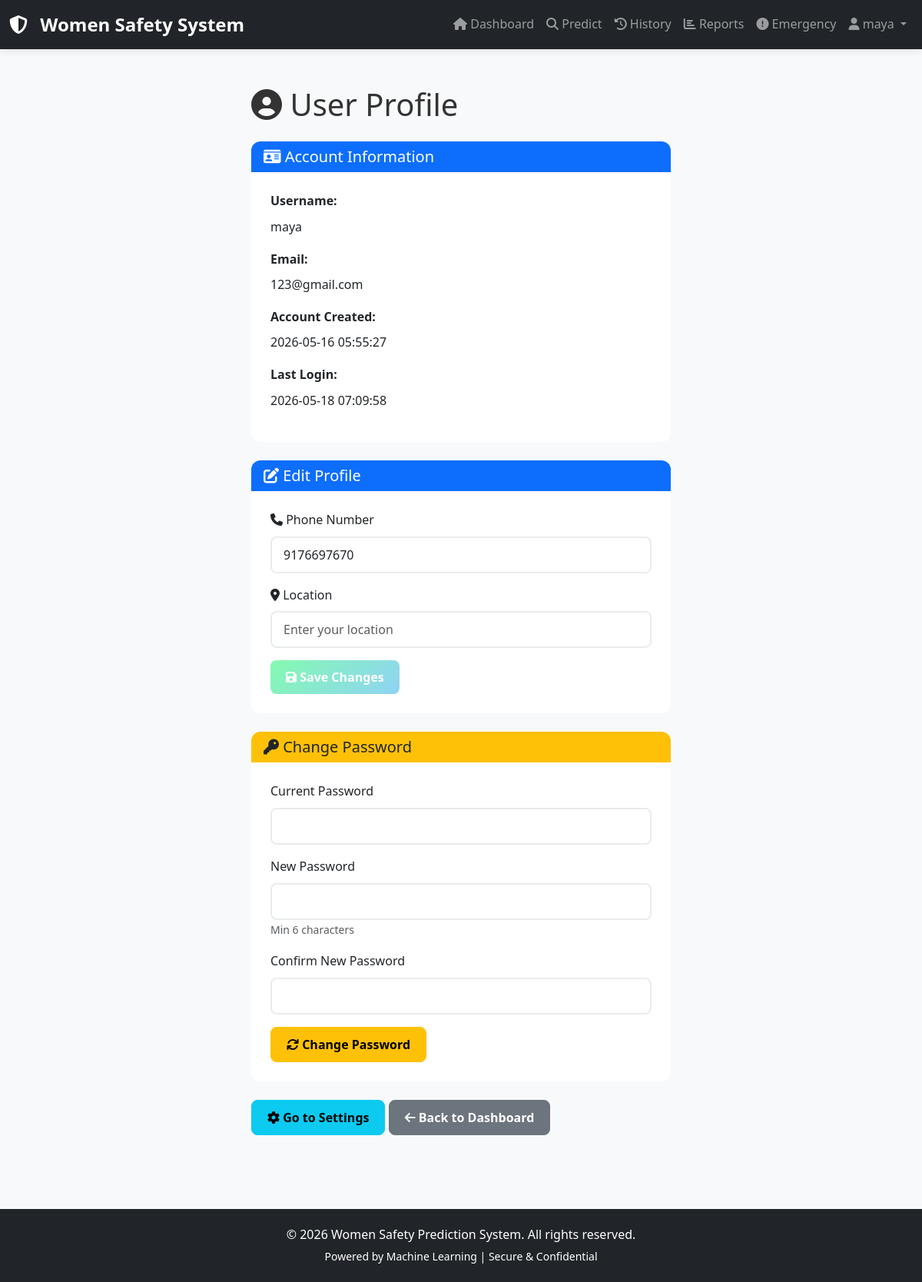
Screenshot of /profile (signed in) with the database file from the repository.
### tables this page shows
CREATE TABLE users (
            id INTEGER PRIMARY KEY AUTOINCREMENT,
            username TEXT UNIQUE NOT NULL,
            email TEXT UNIQUE NOT NULL,
            password TEXT NOT NULL,
            phone TEXT,
            location TEXT,
            created_at TIMESTAMP DEFAULT CURRENT_TIMESTAMP,
            last_login TIMESTAMP,
            is_active BOOLEAN DEFAULT 1
        );

### app.py (the view)
@app.route('/profile')
@login_required
def profile():
    user = get_user_by_id(session['user_id'])
    preferences = get_user_preferences(session['user_id'])
    return render_template('profile.html', user=user, preferences=preferences)

### app.py (called while the page is built)
def get_db_connection():
    conn = sqlite3.connect(app.config['DATABASE'])
    conn.row_factory = sqlite3.Row
    return conn

def login_required(f):
    @wraps(f)
    def decorated_function(*args, **kwargs):
        if 'user_id' not in session:
            flash('Please login first!', 'warning')
            return redirect(url_for('login'))
        return f(*args, **kwargs)
    return decorated_function

def get_user_by_id(user_id):
    conn = get_db_connection()
    cursor = conn.cursor()
    cursor.execute('SELECT * FROM users WHERE id = ?', (user_id,))
    user = cursor.fetchone()
    conn.close()
    return user

def get_user_preferences(user_id):
    conn = get_db_connection()
    cursor = conn.cursor()
    cursor.execute('SELECT * FROM preferences WHERE user_id = ?', (user_id,))
    prefs = cursor.fetchone()
    conn.close()
    return prefs

### templates/profile.html (shortened to what this page needs)
{% extends "base.html" %}
{% block content %}
<div class="container py-5">
    <div class="row">
        <div class="col-lg-6 mx-auto">
            <h1 class="mb-4"><i class="fas fa-user-circle"></i> User Profile</h1>
            <div class="card mb-4">
                <div class="card-header bg-primary text-white">
                    <h5 class="mb-0"><i class="fas fa-id-card"></i> Account Information</h5>
                </div>
                <div class="card-body">
                    <div class="mb-3">
                        <label class="form-label"><strong>Username:</strong></label>
                        <p>{{ user['username'] }}</p>
                    </div>
                    <div class="mb-3">
                        <label class="form-label"><strong>Email:</strong></label>
                        <p>{{ user['email'] }}</p>
                    </div>
                    <div class="mb-3">
                        <label class="form-label"><strong>Account Created:</strong></label>
                        <p>{{ user['created_at'] }}</p>
                    </div>
                    <div class="mb-3">
                        <label class="form-label"><strong>Last Login:</strong></label>
                        <p>{{ user['last_login'] if user['last_login'] else 'Never' }}</p>
                    </div>
                </div>
            </div>
            <div class="card mb-4">
                <div class="card-header bg-primary text-white">
                    <h5 class="mb-0"><i class="fas fa-edit"></i> Edit Profile</h5>
                </div>
                <div class="card-body">
                    <form action="{{ url_for('update_profile') }}" method="POST">
                        <div class="mb-3">
                            <label for="phone" class="form-label">
                                <i class="fas fa-phone"></i> Phone Number
                            </label>
                            <input type="tel" class="form-control" id="phone" name="phone"
                                   value="{{ user['phone'] or '' }}" placeholder="Enter your phone number">
                        </div>
                        <div class="mb-3">
                            <label for="location" class="form-label">
                                <i class="fas fa-map-marker-alt"></i> Location
                            </label>
                            <input type="text" class="form-control" id="location" name="location"
                                   value="{{ user['location'] or '' }}" placeholder="Enter your location">
                        </div>
                        <button type="submit" class="btn btn-success">
                            <i class="fas fa-save"></i> Save Changes
                        </button>
                    </form>
                </div>
            </div>
            <div class="card mb-4">
                <div class="card-header bg-warning text-dark">
                    <h5 class="mb-0"><i class="fas fa-key"></i> Change Password</h5>
                </div>
                <div class="card-body">
                    <form action="{{ url_for('change_password') }}" method="POST">
                        <div class="mb-3">
                            <label for="current_password" class="form-label">Current Password</label>
                            <input type="password" class="form-control" id="current_password"
                                   name="current_password" required>
                        </div>
                        <div class="mb-3">
                            <label for="new_password" class="form-label">New Password</label>
                            <input type="password" class="form-control" id="new_password"
                                   name="new_password" required>
                            <small class="text-muted">Min 6 characters</small>
                        </div>
                        <div class="mb-3">
                            <label for="confirm_password" class="form-label">Confirm New Password</label>
                            <input type="password" class="form-control" id="confirm_password"
                                   name="confirm_password" required>
                        </div>
                        <button type="submit" class="btn btn-warning">
                            <i class="fas fa-refresh"></i> Change Password
                        </button>
                    </form>
                </div>
            </div>
            <div class="mt-4">
                <a href="{{ url_for('settings') }}" class="btn btn-info">
                    <i class="fas fa-cog"></i> Go to Settings
                </a>
                <a href="{{ url_for('dashboard') }}" class="btn btn-secondary">
                    <i class="fas fa-arrow-left"></i> Back to Dashboard
                </a>
            </div>
        </div>
    </div>
</div>
{% endblock %}

### templates/base.html (shortened to what this page needs)
<!DOCTYPE html>
<html lang="en">
<head>
    <link rel="stylesheet" href="https://cdnjs.cloudflare.com/ajax/libs/bootstrap/5.3.0/css/bootstrap.min.css">
    <link rel="stylesheet" href="https://cdnjs.cloudflare.com/ajax/libs/font-awesome/6.4.0/css/all.min.css">
    <link rel="stylesheet" href="{{ url_for('static', filename='styles.css') }}">
</head>
<body>
    {% if 'user_id' in session %}
    <nav class="navbar navbar-expand-lg navbar-dark bg-dark sticky-top">
        <div class="container-fluid">
            <a class="navbar-brand" href="{{ url_for('dashboard') }}">
                <i class="fas fa-shield-alt"></i> Women Safety System
            </a>
            <div class="collapse navbar-collapse" id="navbarNav">
                <ul class="navbar-nav ms-auto">
                    <li class="nav-item">
                        <a class="nav-link" href="{{ url_for('dashboard') }}"><i class="fas fa-home"></i> Dashboard</a>
                    </li>
                    <li class="nav-item">
                        <a class="nav-link" href="{{ url_for('predict') }}"><i class="fas fa-search"></i> Predict</a>
                    </li>
                    <li class="nav-item">
                        <a class="nav-link" href="{{ url_for('history') }}"><i class="fas fa-history"></i> History</a>
                    </li>
                    <li class="nav-item">
                        <a class="nav-link" href="{{ url_for('reports') }}"><i class="fas fa-chart-bar"></i> Reports</a>
                    </li>
                    <li class="nav-item">
                        <a class="nav-link" href="{{ url_for('emergency') }}"><i class="fas fa-exclamation-circle"></i> Emergency</a>
                    </li>
                    <li class="nav-item dropdown">
                        <a class="nav-link dropdown-toggle" href="#" id="userDropdown" role="button" data-bs-toggle="dropdown">
                            <i class="fas fa-user"></i> {{ session.get('username', 'User') }}
                        </a>
                    </li>
                </ul>
            </div>
        </div>
    </nav>
    {% endif %}
    <main class="{% if 'user_id' not in session %}auth-main{% else %}main-content{% endif %}">
        {% block content %}{% endblock %}
    </main>
    <footer class="bg-dark text-white text-center py-3 mt-5">
        <div class="container">
            <p>&copy; 2026 Women Safety Prediction System. All rights reserved.</p>
            <p class="small">Powered by Machine Learning | Secure & Confidential</p>
        </div>
    </footer>
</body>
</html>

### static/styles.css (style rules this page uses)
:root { --primary-color: #007bff; --secondary-color: #6c757d; --danger-color: #dc3545; --success-color: #28a745; --warning-color: #ffc107; --info-color: #17a2b8; }
* { margin: 0; padding: 0; box-sizing: border-box; }
body { font-family: 'Segoe UI', Tahoma, Geneva, Verdana, sans-serif; background-color: #f8f9fa; color: #333; line-height: 1.6; }
.main-content { min-height: 100vh; background-color: #f8f9fa; }
.navbar { box-shadow: 0 2px 10px rgba(0, 0, 0, 0.1); }
.navbar-brand { font-size: 24px; font-weight: bold; }
.navbar-brand i { margin-right: 10px; }
.card { border: none; border-radius: 12px; transition: all 0.3s ease; }
.card-header { border-radius: 12px 12px 0 0 !important; border: none; }
.card-body { padding: 25px; }
.form-control, .form-select { border-radius: 8px; border: 2px solid #e9ecef; padding: 10px 15px; transition: all 0.3s ease; }
.btn { border-radius: 8px; font-weight: 600; padding: 10px 20px; transition: all 0.3s ease; }
.btn-success { background: linear-gradient(135deg, #84fab0 0%, #8fd3f4 100%); border: none; }
footer { background-color: #2c3e50; color: white; text-align: center; padding: 20px 0; margin-top: auto; }
footer p { margin: 5px 0; }
.text-center { text-align: center; }
.text-muted { color: #6c757d; }
.mb-3 { margin-bottom: 1rem; }
.mb-4 { margin-bottom: 1.5rem; }
.mt-4 { margin-top: 1.5rem; }
.mt-5 { margin-top: 3rem; }
.py-5 { padding-top: 3rem; padding-bottom: 3rem; }
* { transition: all 0.3s ease; }

### rows the page displays
users: get "maya", username "maya", email "123@gmail.com", created_at "2026-05-16 05:55:27", last_login "2026-05-18 07:09:58", phone "9176697670"
